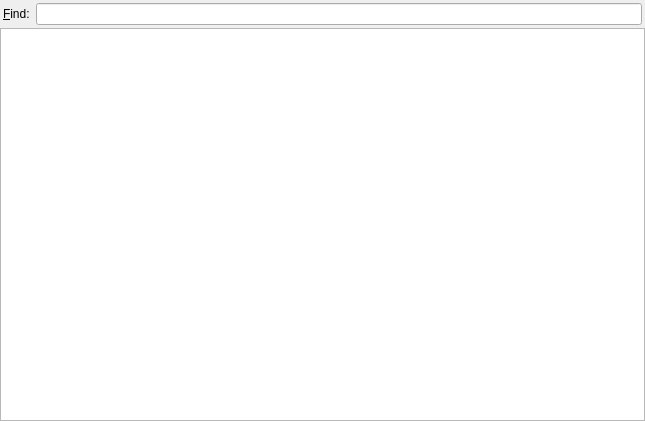
<?xml version="1.0" encoding="UTF-8"?>
<ui version="4.0">
 <class>MainWindow</class>
 <widget class="QMainWindow" name="MainWindow">
  <property name="geometry">
   <rect>
    <x>0</x>
    <y>0</y>
    <width>645</width>
    <height>421</height>
   </rect>
  </property>
  <property name="windowTitle">
   <string>MainWindow</string>
  </property>
  <widget class="QWidget" name="centralWidget">
   <layout class="QVBoxLayout" name="verticalLayout">
    <property name="spacing">
     <number>3</number>
    </property>
    <property name="margin">
     <number>0</number>
    </property>
    <item>
     <layout class="QHBoxLayout" name="findLayout">
      <property name="leftMargin">
       <number>3</number>
      </property>
      <property name="topMargin">
       <number>3</number>
      </property>
      <property name="rightMargin">
       <number>3</number>
      </property>
      <property name="bottomMargin">
       <number>0</number>
      </property>
      <item>
       <widget class="QLabel" name="findLabel">
        <property name="text">
         <string>&amp;Find:</string>
        </property>
        <property name="buddy">
         <cstring>searchBar</cstring>
        </property>
       </widget>
      </item>
      <item>
       <widget class="QLineEdit" name="searchBar"/>
      </item>
     </layout>
    </item>
    <item>
     <widget class="ClipboardBrowser" name="clipboardBrowser">
      <property name="frameShadow">
       <enum>QFrame::Sunken</enum>
      </property>
      <property name="verticalScrollBarPolicy">
       <enum>Qt::ScrollBarAlwaysOff</enum>
      </property>
      <property name="horizontalScrollBarPolicy">
       <enum>Qt::ScrollBarAlwaysOff</enum>
      </property>
      <property name="editTriggers">
       <set>QAbstractItemView::EditKeyPressed</set>
      </property>
      <property name="tabKeyNavigation">
       <bool>false</bool>
      </property>
      <property name="showDropIndicator" stdset="0">
       <bool>false</bool>
      </property>
      <property name="alternatingRowColors">
       <bool>true</bool>
      </property>
      <property name="selectionMode">
       <enum>QAbstractItemView::ExtendedSelection</enum>
      </property>
      <property name="isWrapping" stdset="0">
       <bool>false</bool>
      </property>
      <property name="layoutMode">
       <enum>QListView::SinglePass</enum>
      </property>
      <property name="spacing">
       <number>5</number>
      </property>
     </widget>
    </item>
   </layout>
  </widget>
 </widget>
 <layoutdefault spacing="6" margin="11"/>
 <customwidgets>
  <customwidget>
   <class>ClipboardBrowser</class>
   <extends>QListView</extends>
   <header>clipboardbrowser.h</header>
  </customwidget>
 </customwidgets>
 <tabstops>
  <tabstop>clipboardBrowser</tabstop>
 </tabstops>
 <resources/>
 <connections/>
</ui>
